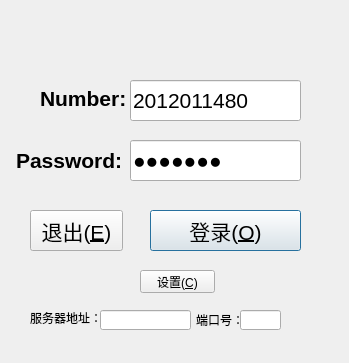
<?xml version="1.0" encoding="UTF-8"?>
<ui version="4.0">
 <class>login</class>
 <widget class="QDialog" name="login">
  <property name="geometry">
   <rect>
    <x>0</x>
    <y>0</y>
    <width>349</width>
    <height>363</height>
   </rect>
  </property>
  <property name="windowTitle">
   <string>Dialog</string>
  </property>
  <widget class="QLabel" name="Number">
   <property name="geometry">
    <rect>
     <x>40</x>
     <y>90</y>
     <width>91</width>
     <height>17</height>
    </rect>
   </property>
   <property name="font">
    <font>
     <pointsize>16</pointsize>
     <weight>75</weight>
     <bold>true</bold>
    </font>
   </property>
   <property name="text">
    <string>Number:</string>
   </property>
  </widget>
  <widget class="QLabel" name="Password">
   <property name="geometry">
    <rect>
     <x>16</x>
     <y>150</y>
     <width>111</width>
     <height>20</height>
    </rect>
   </property>
   <property name="font">
    <font>
     <pointsize>16</pointsize>
     <weight>75</weight>
     <bold>true</bold>
    </font>
   </property>
   <property name="text">
    <string>Password:</string>
   </property>
  </widget>
  <widget class="QLineEdit" name="EditNumber">
   <property name="geometry">
    <rect>
     <x>130</x>
     <y>80</y>
     <width>171</width>
     <height>41</height>
    </rect>
   </property>
   <property name="font">
    <font>
     <pointsize>16</pointsize>
     <weight>50</weight>
     <bold>false</bold>
    </font>
   </property>
   <property name="text">
    <string>2012011480</string>
   </property>
  </widget>
  <widget class="QLineEdit" name="EditPassword">
   <property name="geometry">
    <rect>
     <x>130</x>
     <y>140</y>
     <width>171</width>
     <height>41</height>
    </rect>
   </property>
   <property name="font">
    <font>
     <pointsize>16</pointsize>
     <weight>50</weight>
     <bold>false</bold>
    </font>
   </property>
   <property name="text">
    <string>net2014</string>
   </property>
   <property name="echoMode">
    <enum>QLineEdit::Password</enum>
   </property>
  </widget>
  <widget class="QPushButton" name="buttonConfirm">
   <property name="geometry">
    <rect>
     <x>150</x>
     <y>210</y>
     <width>151</width>
     <height>41</height>
    </rect>
   </property>
   <property name="font">
    <font>
     <pointsize>16</pointsize>
     <weight>50</weight>
     <bold>false</bold>
    </font>
   </property>
   <property name="cursor">
    <cursorShape>PointingHandCursor</cursorShape>
   </property>
   <property name="text">
    <string>登录(&amp;O)</string>
   </property>
  </widget>
  <widget class="QPushButton" name="pushButton">
   <property name="geometry">
    <rect>
     <x>30</x>
     <y>210</y>
     <width>93</width>
     <height>41</height>
    </rect>
   </property>
   <property name="font">
    <font>
     <pointsize>16</pointsize>
     <weight>50</weight>
     <bold>false</bold>
    </font>
   </property>
   <property name="cursor">
    <cursorShape>PointingHandCursor</cursorShape>
   </property>
   <property name="text">
    <string>退出(&amp;E)</string>
   </property>
  </widget>
  <widget class="QPushButton" name="Button_ConfigServer">
   <property name="geometry">
    <rect>
     <x>140</x>
     <y>270</y>
     <width>75</width>
     <height>23</height>
    </rect>
   </property>
   <property name="text">
    <string>设置(&amp;C)</string>
   </property>
  </widget>
  <widget class="QLabel" name="label">
   <property name="geometry">
    <rect>
     <x>30</x>
     <y>310</y>
     <width>71</width>
     <height>16</height>
    </rect>
   </property>
   <property name="text">
    <string>服务器地址：</string>
   </property>
  </widget>
  <widget class="QLabel" name="label_2">
   <property name="geometry">
    <rect>
     <x>196</x>
     <y>310</y>
     <width>51</width>
     <height>20</height>
    </rect>
   </property>
   <property name="text">
    <string>端口号：</string>
   </property>
  </widget>
  <widget class="QLineEdit" name="Edit_ServerAddr">
   <property name="geometry">
    <rect>
     <x>100</x>
     <y>310</y>
     <width>91</width>
     <height>20</height>
    </rect>
   </property>
  </widget>
  <widget class="QLineEdit" name="Edit_ServerPort">
   <property name="geometry">
    <rect>
     <x>240</x>
     <y>310</y>
     <width>41</width>
     <height>20</height>
    </rect>
   </property>
  </widget>
 </widget>
 <resources/>
 <connections/>
</ui>
